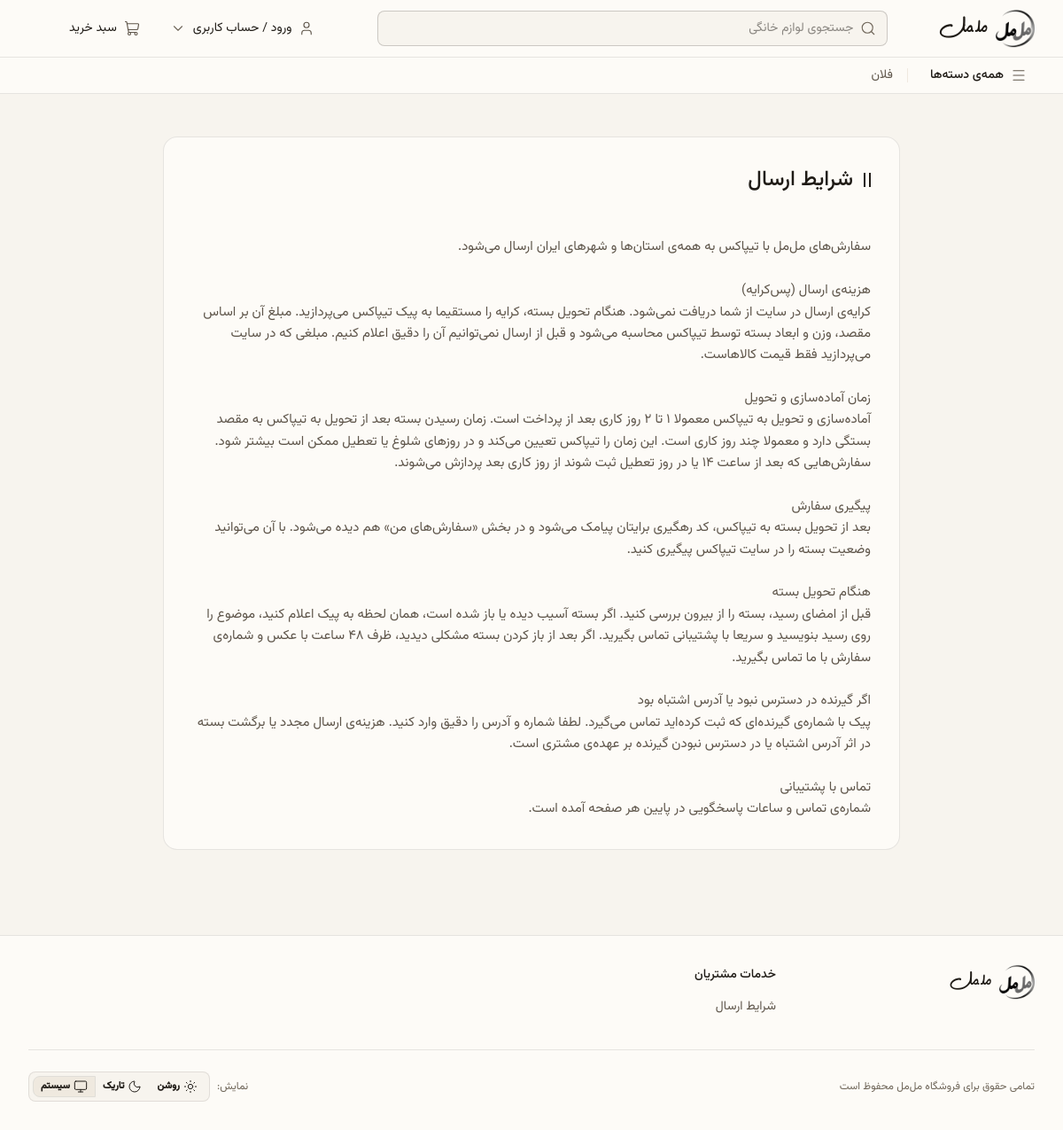
The app's page /pages/shipping/ with its own data.
### apps/core/models.py (models this page shows, shortened)
class TimeStampedModel(models.Model):
    created_at = models.DateTimeField(auto_now_add=True, verbose_name="ایجاد")
    updated_at = models.DateTimeField(auto_now=True, verbose_name="به‌روزرسانی")
    class Meta:
        abstract = True

class SiteSettings(TimeStampedModel):
    store_name = models.CharField(max_length=120, default="مل‌مل", verbose_name="نام فروشگاه")
    logo_light = models.ImageField(upload_to="site/", blank=True, verbose_name="لوگوی تم روشن")
    logo_dark = models.ImageField(upload_to="site/", blank=True, verbose_name="لوگوی تم تاریک")
    phone = models.CharField(max_length=40, blank=True, verbose_name="تلفن")
    email = models.EmailField(blank=True, verbose_name="ایمیل")
    address = models.TextField(blank=True, verbose_name="آدرس")
    working_hours = models.CharField(max_length=160, blank=True, verbose_name="ساعات پاسخگویی")
    instagram_url = models.URLField(blank=True, verbose_name="اینستاگرام")
    telegram_url = models.URLField(blank=True, verbose_name="تلگرام")
    whatsapp_url = models.URLField(blank=True, verbose_name="واتساپ")
    free_shipping_threshold = models.BigIntegerField(
        null=True,
        blank=True,
        verbose_name="آستانه ارسال رایگان (تومان)",
        help_text="خالی = غیرفعال (در ارسال پس‌کرایه خالی بگذارید).",
    )
    low_stock_threshold = models.PositiveIntegerField(
        default=5,
        verbose_name="آستانه هشدار موجودی کم",
    )
    shipping_note = models.CharField(
        max_length=200,
        blank=True,
        default="ارسال با تیپاکس به سراسر کشور؛ کرایه هنگام تحویل به پیک پرداخت می‌شود.",
        verbose_name="متن ارسال در صفحه‌ی محصول",
        help_text="خالی = نمایش داده نمی‌شود. در P3 از ShippingMethod خوانده می‌شود.",
    )
    otp_ttl_seconds = models.PositiveIntegerField(default=120, verbose_name="مدت اعتبار کد تایید (ثانیه)")
    otp_max_attempts = models.PositiveIntegerField(default=5, verbose_name="حداکثر تلاش کد تایید")
    otp_lock_minutes = models.PositiveIntegerField(default=15, verbose_name="مدت قفل پس از خطا (دقیقه)")
    back_in_stock_start_hour = models.PositiveSmallIntegerField(default=8, verbose_name="شروع ساعت ارسال «موجود شد»")
    back_in_stock_end_hour = models.PositiveSmallIntegerField(default=21, verbose_name="پایان ساعت ارسال «موجود شد»")
    trust_marks_html = models.TextField(
        blank=True,
        verbose_name="کد HTML نمادهای اعتماد",
        help_text="فقط کد HTML نماد اعتماد (مثلاً اینماد). خالی = نمایش داده نمی‌شود.",
    )
    legal_name = models.CharField(max_length=200, blank=True, verbose_name="نام حقوقی / فروشنده")
    economic_code = models.CharField(max_length=32, blank=True, verbose_name="کد اقتصادی")
    national_id = models.CharField(max_length=32, blank=True, verbose_name="شناسه ملی")
    registration_no = models.CharField(max_length=32, blank=True, verbose_name="شماره ثبت")
    legal_address = models.TextField(blank=True, verbose_name="آدرس حقوقی")
    legal_postal_code = models.CharField(max_length=16, blank=True, verbose_name="کدپستی فروشنده")
    legal_phone = models.CharField(max_length=40, blank=True, verbose_name="تلفن فاکتور")
    class Meta:
        verbose_name = "تنظیمات سایت"
        verbose_name_plural = "تنظیمات سایت"
    @classmethod
    def get_solo(cls) -> SiteSettings:
        cached = safe_cache_get(SITE_SETTINGS_CACHE_KEY)
        if isinstance(cached, cls):
            return cached
        obj, _ = cls.objects.get_or_create(pk=1)
        safe_cache_set(SITE_SETTINGS_CACHE_KEY, obj)
        return obj

class StaticPage(TimeStampedModel):
    slug = models.SlugField(max_length=120, unique=True, allow_unicode=True, verbose_name="نشانی (slug)")
    title = models.CharField(max_length=200, verbose_name="عنوان")
    body = models.TextField(blank=True, verbose_name="متن صفحه")
    is_active = models.BooleanField(default=True, verbose_name="فعال")
    needs_review = models.BooleanField(
        default=False,
        verbose_name="نیازمند بازبینی",
        help_text="برای متن‌های پیش‌نویس روشن است؛ پس از تایید نهایی خاموش کنید.",
    )
    seo_title = models.CharField(max_length=200, blank=True, verbose_name="عنوان سئو")
    seo_description = models.CharField(max_length=320, blank=True, verbose_name="توضیحات سئو")
    class Meta:
        verbose_name = "صفحه ثابت"
        verbose_name_plural = "صفحات ثابت"
        ordering = ["title"]

class FooterLink(TimeStampedModel):
    GROUP_ABOUT = "about"
    GROUP_GUIDE = "guide"
    GROUP_SERVICE = "service"
    GROUP_CHOICES = [
        (GROUP_ABOUT, "درباره مل‌مل"),
        (GROUP_GUIDE, "راهنمای خرید"),
        (GROUP_SERVICE, "خدمات مشتریان"),
    ]
    group = models.CharField(max_length=32, choices=GROUP_CHOICES, verbose_name="ستون")
    title = models.CharField(max_length=120, verbose_name="عنوان لینک")
    url = models.CharField(max_length=300, verbose_name="آدرس")
    sort = models.PositiveIntegerField(default=0, verbose_name="ترتیب")
    is_active = models.BooleanField(default=True, verbose_name="فعال")
    class Meta:
        verbose_name = "لینک فوتر"
        verbose_name_plural = "لینک‌های فوتر"
        ordering = ["group", "sort", "id"]
    @classmethod
    def get_grouped(cls) -> list[dict]:
        cached = safe_cache_get(FOOTER_LINKS_CACHE_KEY)
        if cached is not None:
            return cached
        links = list(cls.objects.filter(is_active=True).order_by("group", "sort", "id"))
        by_group: dict[str, list[dict]] = {code: [] for code, _ in cls.GROUP_CHOICES}
        for link in links:
            if link.group in by_group:
                by_group[link.group].append({"title": link.title, "url": link.url})
        grouped = [
            {"code": code, "label": label, "links": by_group[code]}
            for code, label in cls.GROUP_CHOICES
            if by_group[code]
        ]
        safe_cache_set(FOOTER_LINKS_CACHE_KEY, grouped)
        return grouped

### apps/catalog/models.py (models this page shows, shortened)
class Category(TimeStampedModel):
    parent = models.ForeignKey(
        "self",
        null=True,
        blank=True,
        on_delete=models.PROTECT,
        related_name="children",
        verbose_name="دسته والد",
    )
    name = models.CharField(max_length=160, verbose_name="نام")
    slug = models.SlugField(max_length=180, unique=True, allow_unicode=True, verbose_name="نشانی")
    logo = models.ImageField(upload_to="categories/", blank=True, verbose_name="لوگو")
    description = models.TextField(blank=True, verbose_name="توضیح")
    path = models.CharField(max_length=400, blank=True, db_index=True, verbose_name="مسیر")
    depth = models.PositiveSmallIntegerField(default=0, verbose_name="عمق")
    is_featured = models.BooleanField(default=False, verbose_name="دسته برتر")
    featured_order = models.PositiveIntegerField(default=0, verbose_name="ترتیب برتر")
    show_in_menu = models.BooleanField(default=True, verbose_name="نمایش در منو")
    menu_order = models.PositiveIntegerField(default=0, verbose_name="ترتیب منو")
    is_active = models.BooleanField(default=True, verbose_name="فعال")
    spec_inherit = models.BooleanField(default=True, verbose_name="ارث‌بری مشخصات از والد")
    rev = models.PositiveIntegerField(default=0, verbose_name="نسخه")
    subtree_rev = models.PositiveIntegerField(default=0, verbose_name="نسخه زیردرخت")
    objects = CategoryQuerySet.as_manager()
    class Meta:
        verbose_name = "دسته‌بندی"
        verbose_name_plural = "دسته‌بندی‌ها"
        ordering = ["path"]
        indexes = [
            models.Index(fields=["path"], name="cat_path_idx"),
            models.Index(fields=["parent", "menu_order"], name="cat_parent_menu_idx"),
            models.Index(fields=["is_featured", "featured_order"], name="cat_featured_idx"),
        ]
    def _snapshot_tracked(self) -> None:
        self._tracked_snapshot = {field: self.__dict__.get(field) for field in CATEGORY_STRUCTURAL}
    def __init__(self, *args, **kwargs):
        super().__init__(*args, **kwargs)
        self._snapshot_tracked()
    @classmethod
    def from_db(cls, db, field_names, values):
        instance = super().from_db(db, field_names, values)
        instance._snapshot_tracked()
        return instance

### apps/core/views.py (the view)
# urls.py: path("pages/<str:slug>/", views.static_page_view, name="static_page"),
@require_GET
def static_page_view(request: HttpRequest, slug: str) -> HttpResponse:
    page = get_object_or_404(StaticPage, slug=slug, is_active=True)
    return render(request, "pages/static_page.html", {"page": page})

### templates/pages/static_page.html (shortened to what this page needs)
{% extends "base.html" %}
{% load core_tags %}
{% block content %}
<article class="max-w-4xl mx-auto px-4 md:px-6 lg:px-8 py-8 lg:py-12">
  <div class="bg-base-100 border rounded-box p-6 md:p-8 flex flex-col gap-6">
    {% include "partials/_section_heading.html" with title=page.title|fa_text %}
    <div class="text-body text-ink-2 leading-relaxed whitespace-pre-line">
      {{ page.body|fa_text }}
    </div>
  </div>
</article>
{% endblock %}

### templates/partials/_header.html (shortened to what this page needs)
{% load core_tags %}
<header class="bg-base-100 border-b sticky top-0 z-30">
  <div class="hidden lg:block">
    <div class="max-w-7xl mx-auto px-8 h-16 flex items-center justify-between gap-6">
      <a href="{% url 'core:home' %}" class="inline-flex items-center gap-2 shrink-0 py-2" aria-label="{{ site_settings.store_name }}">
        {% include "partials/_logo.html" with img_class="h-11 w-auto" brand_class="text-display leading-none" %}
      </a>
      <form action="{% url 'search:results' %}" method="get" class="flex-1 max-w-xl relative" role="search">
        <label class="input h-10 w-full bg-base-200 flex items-center gap-2">
          {% icon "search" size=18 class="text-ink-3" %}
          <input type="search" name="q" placeholder="جستجوی لوازم خانگی" class="grow text-small" autocomplete="off"
                 aria-label="جستجوی محصولات"
                 hx-get="{% url 'search:suggest' %}"
                 hx-trigger="input changed delay:250ms, focus"
                 hx-target="#search-suggest"
                 hx-swap="innerHTML"
                 hx-indicator="#search-suggest-indicator">
        </label>
      </form>
      <div class="flex items-center gap-2 shrink-0">
        <details class="dropdown dropdown-end">
          <summary class="btn btn-ghost h-10 px-3 gap-2 text-small font-normal list-none">
            {% icon "user" size=18 class="text-ink-2" %}
            <span>{% if user.is_authenticated %}{{ user.get_short_name|fa_text }}{% else %}ورود / حساب کاربری{% endif %}</span>
            {% icon "chevron-down" size=18 class="text-ink-3" %}
          </summary>
        </details>
        <a href="{% url 'cart:detail' %}" class="btn btn-ghost h-10 px-3 gap-2 text-small font-normal" aria-label="سبد خرید">
          {% icon "shopping-cart" size=18 class="text-ink-2" %}
          <span>سبد خرید</span>
        </a>
      </div>
    </div>
    <nav class="border-t" aria-label="ناوبری دسته‌بندی‌ها">
      <div class="max-w-7xl mx-auto px-8 h-10 flex items-center gap-4">
        <details class="dropdown dropdown-start">
          <summary class="btn btn-ghost btn-sm h-8 px-2 gap-2 text-small font-medium list-none">
            {% icon "menu" size=18 class="text-ink-2" %}
            <span>همه‌ی دسته‌ها</span>
          </summary>
        </details>
        <ul class="flex items-center gap-4 overflow-x-auto no-scrollbar">
          {% for cat in nav_featured %}
            <li class="shrink-0">
              <a href="{{ cat.url }}" class="text-small text-ink-2 hover:text-base-content transition-colors py-1">
                {{ cat.name|fa_text }}
              </a>
            </li>
          {% endfor %}
        </ul>
      </div>
    </nav>
  </div>
</header>

### templates/partials/_brand_name.html
{% load core_tags %}{% brand_name class=brand_class|default:"text-title leading-none" %}

### templates/partials/_footer.html (shortened to what this page needs)
{% load core_tags %}
<footer class="bg-base-100 border-t mt-12">
  <div class="max-w-7xl mx-auto px-4 md:px-6 lg:px-8 py-8">
    <div class="grid grid-cols-1 md:grid-cols-2 lg:grid-cols-4 gap-8">
      <div class="flex flex-col gap-3">
        <a href="{% url 'core:home' %}" class="inline-flex items-center gap-2 self-start">
          {% include "partials/_logo.html" with img_class="h-10 w-auto" brand_class="text-title leading-none" %}
        </a>
      </div>
      {% for group in footer_link_groups %}
        <nav aria-label="{{ group.label }}" class="flex flex-col gap-2">
          <h3 class="text-small font-medium">{{ group.label|fa_text }}</h3>
          <ul class="flex flex-col gap-1">
            {% for link in group.links %}
              <li>
                <a href="{{ link.url }}" class="text-small text-ink-2 hover:text-base-content transition-colors py-1 inline-block">
                  {{ link.title|fa_text }}
                </a>
              </li>
            {% endfor %}
          </ul>
        </nav>
      {% endfor %}
    </div>
    <div class="border-t mt-8 pt-6 flex flex-col sm:flex-row items-start sm:items-center justify-between gap-4">
      <p class="text-label text-ink-3">
        تمامی حقوق برای فروشگاه {{ site_settings.store_name }} محفوظ است
      </p>
      <div class="flex items-center gap-2">
        <span class="text-label text-ink-3">نمایش:</span>
        <div class="join border rounded-field bg-base-200 p-1">
          <button type="button" data-theme-choice="light" class="btn btn-ghost btn-xs join-item gap-1">
            {% icon "sun" size=16 %}
            <span>روشن</span>
          </button>
          <button type="button" data-theme-choice="dark" class="btn btn-ghost btn-xs join-item gap-1">
            {% icon "moon" size=16 %}
            <span>تاریک</span>
          </button>
          <button type="button" data-theme-choice="system" class="btn btn-ghost btn-xs join-item gap-1">
            {% icon "monitor" size=16 %}
            <span>سیستم</span>
          </button>
        </div>
      </div>
    </div>
  </div>
</footer>

### records on screen
SiteSettings: store_name "مل مل مل مل", store_name "مل‌مل"
Category: name|fa_text "فلان"
StaticPage: body|fa_text "سفارش‌های مل‌مل با تیپاکس به همه‌ی استان‌ها و شهرهای ایران ارسال می‌شود. هزینه‌ی ارسال (پس‌کرایه) کرایه‌ی ارسال در سایت از شما دریافت نمی‌شود. هنگام تحویل بسته، کرایه را مستقیما به پیک تیپاکس می‌پردازید. مبلغ آن بر اساس مقصد، وزن و ابعاد بسته توسط تیپاکس محاسبه می‌شود و قبل از ارسال نمی‌توانیم آن را دقیق اعلام کنیم. مبلغی که در سایت می‌پردازید فقط قیمت کالاهاست. زمان آماده‌سازی و تحویل آماده‌سازی و تحویل به تیپاکس معمولا ۱ تا ۲ روز کاری بعد از پرداخت است. زمان رسیدن بسته بعد از تحویل به تیپاکس به مقصد بستگی دارد و معمولا چند روز کاری است. این زمان را تیپاکس تعیین می‌کند و در روزهای شلوغ یا تعطیل ممکن است بیشتر شود. سفارش‌هایی که بعد از ساعت ۱۴ یا در روز تعطیل ثبت شوند از روز کاری بعد پردازش…"
FooterLink: title|fa_text "شرایط ارسال"

### other values on screen
{{ title|fa_text }} "شرایط ارسال"
{{ group.label|fa_text }} "خدمات مشتریان"
